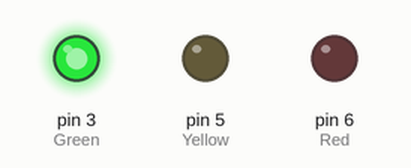
Recording of a sketch running on a simulated Arduino Uno, built with avr-gcc and run on an emulated ATmega328P. Shown: output pins drawn as LEDs (lit = HIGH).

Above: at 5.0 s.
At 17.2 s:
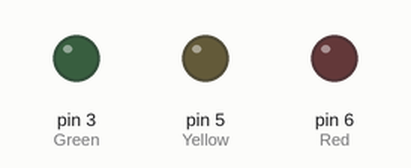
At 30.0 s:
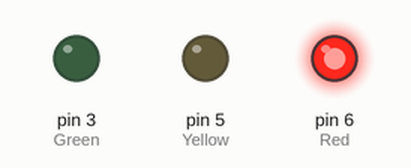
At 49.7 s:
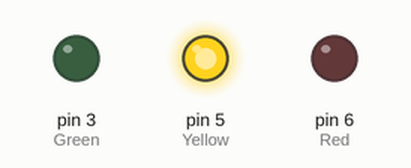
Timing chart, 0 to 57.5 s (numbered marks = the images above):
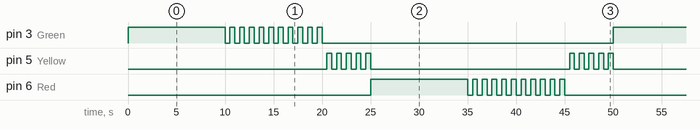

The sketch:

traffic_LED.ino
```cpp
#define Green 3
#define Yellow 5
#define Red 6
#define Green_time 20
#define Yellow_time 5
#define Red_time 20
#define Green_delay 10
#define Red_delay 10

int state=HIGH;
int i;

void setup(){
  pinMode(Green,OUTPUT);
  pinMode(Yellow,OUTPUT);
  pinMode(Red,OUTPUT);
}
void loop(){
  digitalWrite(Green,HIGH);
  delay((Green_time-Green_delay)*1000);
  for(i=0;i<Green_delay*2;i++){
    if(state==HIGH){
    digitalWrite(Green,LOW);
    }
    else{
    digitalWrite(Green,HIGH);
    }
    state=~state;
    delay(500);
  }
  digitalWrite(Green,LOW);
  for(i=0;i<Yellow*2;i++){
    if(state==HIGH){
    digitalWrite(Yellow,LOW);
    }
    else{
    digitalWrite(Yellow,HIGH);
    }
    state=~state;
    delay(500);
  }
  digitalWrite(Yellow,LOW);
  digitalWrite(Red,HIGH);
  delay((Red_time-Red_delay)*1000);
  state=HIGH;
  for(i=0;i<Red_delay*2;i++){
    if(state==HIGH){
    digitalWrite(Red,LOW);
    }
    else{
    digitalWrite(Red,HIGH);
    }
    state=~state;
    delay(500);
  }
  digitalWrite(Red,LOW);
  for(i=0;i<Yellow*2;i++){
    if(state==HIGH){
    digitalWrite(Yellow,LOW);
    }
    else{
    digitalWrite(Yellow,HIGH);
    }
    state=~state;
    delay(500);
  }
  digitalWrite(Yellow,LOW);
}
```

Measured:
- by itself, pin 3 (Green): repeats every 50.0 s: 10 × (LOW 0.50 s, HIGH 0.50 s), LOW 30.0 s, HIGH 10.0 s
- by itself, pin 5 (Yellow): repeats every 25.0 s: 4 × (LOW 0.50 s, HIGH 0.50 s), LOW 20.5 s, HIGH 0.50 s
- by itself, pin 6 (Red): goes HIGH 10.0 s, 10 × (LOW 0.50 s, HIGH 0.50 s), LOW 30.0 s, HIGH 10.0 s, 10 × (LOW 0.50 s, HIGH 0.50 s), LOW 30.0 s, then HIGH
